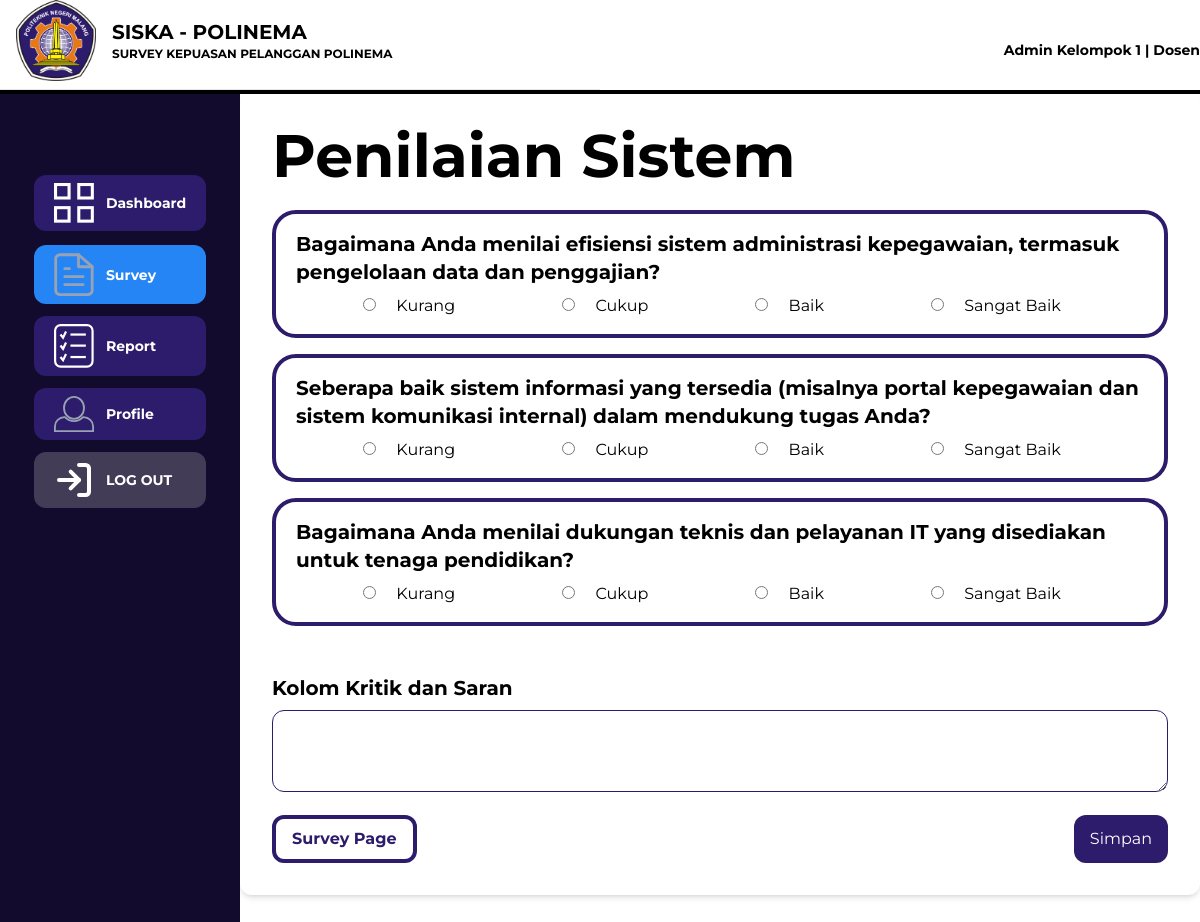
Screenshot of /tendik/penilaianSistem_Tendik.php (signed in) with the database file from the repository.
### tables this page shows
CREATE TABLE `m_survey_soal` (
  `id_soal` int(11) NOT NULL,
  `id_survey` int(11) DEFAULT NULL,
  `id_kategori` int(11) DEFAULT NULL,
  `no_urut` int(11) DEFAULT NULL,
  `soal_jenis` enum('pilihan') DEFAULT NULL,
  `soal_nama` varchar(500) DEFAULT NULL
);

### tendik/penilaianSistem_Tendik.php (the view, shortened to what this page needs)
<?php
include 'koneksi.php';
$sql = "SELECT s.id_soal, s.id_survey id_survey, k.kategori_nama, k.id_kategori id_kategori, soal_nama FROM m_survey_soal s LEFT JOIN m_kategori k ON s.id_kategori = k.id_kategori WHERE s.id_kategori = 3 && s.id_survey = 4;";
$result = mysqli_query($connect,$sql);
?>
<!DOCTYPE html>
<html lang="en">
<script src="https://cdn.tailwindcss.com"></script>
<body>
    <div class="grid grid-cols-2">
        <div class="left relative">
            <div class="flex items-center gap-4 mb-2 ps-4">
                <img src="../aset/lambang-polinema1.png" class="w-20" />
                <div>
                    <h1 class="font-bold text-xl">SISKA - POLINEMA</h1>
                    <p class="text-xs font-bold">SURVEY KEPUASAN PELANGGAN POLINEMA</p>
                </div>
            </div>
        </div>
        <div class="text-sm text-end mt-10">
            <h1><b><?=$_SESSION['nama']?> | <?=$_SESSION['user_type']?></b></h1>
        </div>
        <hr />
    </div>
    <hr class="border-2 border-black" />
    <div class="grid grid-cols-5 h-screen">
        <div class="left bg-[#130B2d] py-20 relative">
            <ul class="grid grid-rows-3 gap-3 text-center text-sm items-center justify-center">
                <li class="px-5 py-2 bg-[#2D1B6B] font-bold text-white rounded-xl">
                    <a class="flex items-center gap-3" href="dashboardTendik.php"><img src="../aset/dashSym.svg" class="w-10" /><span>Dashboard</span></a>
                </li>
                <li class="px-5 py-2 bg-[#2685F5] font-bold text-white rounded-xl">
                    <a class="flex items-center gap-3" href="surveyTendik.php"><img src="../aset/surveySym.svg" class="w-10" /><span>Survey</span></a>
                </li>
                <li class="px-5 py-2 bg-[#2D1B6B] font-bold text-white rounded-xl">
                    <a class="flex items-center gap-3" href="reportTendik.php"><img src="../aset/ReportSym.svg" class="w-10" /><span>Report</span></a>
                </li>
                <li class="px-5 py-2 bg-[#2D1B6B] font-bold text-white rounded-xl">
                    <a class="flex items-center gap-3" href="profileTendik.php"><img src="../aset/profileSym.svg" class="w-10" /><span>Profile</span></a>
                </li>
                <li class="px-5 py-2 bg-[#423C57] font-bold text-white rounded-xl">
                    <a class="flex items-center gap-3" href="../logout.php"><img src="../aset/Logout.svg" class="w-10" /><span>LOG OUT</span></a>
                </li>
            </ul>
        </div>
        <div class="col-span-4">
        <main class="col-span-4">
        <div class="bg-white p-8 rounded-xl shadow-md">
        <h1 class="text-6xl font-bold mb-6">Penilaian Sistem</h1>
        <form action = "submitProses_Tendik.php" method= "post">
            <div class="grid gap-4 col-span-4">
                <?php
                if ($result->num_rows > 0) {
                    while($row = $result->fetch_assoc()) {
                      ?>
                <div class="border rounded-3xl px-5 py-4 border-[#2D1B6B] border-4 w-full">
                    <h2 class="text-xl font-bold mb-2"><?=$row['soal_nama']?></h2>
                    <div class="flex justify-evenly gap-6 w-full">
                    <div>
                        <input type="radio" id="<?=$row['id_kategori'].'1'?>" name="<?=$row['id_soal']?>" value="kurang"  />
                        <label for="<?=$row['id_kategori'].'1'?>" class=" text-black py-2 px-4 rounded-xl">Kurang</label>
                    </div>
                    <div>
                        <input type="radio" id="<?=$row['id_kategori'].'2'?>" name="<?=$row['id_soal']?>" value="cukup" />
                        <label for="<?=$row['id_kategori'].'2'?>" class=" text-black py-2 px-4 rounded-xl">Cukup</label>
                    </div>
                    <div>
                        <input type="radio" id="<?=$row['id_kategori'].'3'?>" name="<?=$row['id_soal']?>" value="baik" />
                        <label for="<?=$row['id_kategori'].'3'?>" class=" text-black py-2 px-4 rounded-xl">Baik</label>
                    </div>
                    <div>
                        <input type="radio" id="<?=$row['id_kategori'].'4'?>" name="<?=$row['id_soal']?>" value="sangat baik" />
                        <label for="<?=$row['id_kategori'].'4'?>" class=" text-black py-2 px-4 rounded-xl">Sangat Baik</label>
                    </div>
                    </div>
                </div>
                <?php
                    }
                  } else {
                    echo "0 results";
                  }
                ?>
            <div class="mt-8">
                <h2 class="text-xl font-bold mb-2">Kolom Kritik dan Saran</h2>
                <textarea class="w-full p-4 rounded-xl border border-[#2D1B6B]" name="saran"></textarea>
            </div>
            <div>
            <div class="flex justify-between w-full">
            <button class="bg-white text-[#2D1B6B] border-[#2D1B6B] py-2 px-4 rounded-xl border-[#2D1B6B] border-4" type="back"><a href="surveyTendik.php"><b>Survey Page</b></a></button>
            <button class="end-content bg-[#2D1B6B] text-white py-2 px-4 rounded-xl" type="submit">Simpan</button>
            </div>
            </div>
        </form>
    </div>
</main>
        </div>
    </div>
</body>
</html>

### tendik/penilaianSistem_Tendik.php (style rules this page uses)
body { font-family: "Montserrat"; font-style: normal; font-weight: 400; }

### rows the page displays
m_survey_soal: soal_nama "Bagaimana Anda menilai efisiensi sistem administrasi kepegawaian, termasuk pengelolaan data dan penggajian?"
m_survey_soal: soal_nama "Seberapa baik sistem informasi yang tersedia (misalnya portal kepegawaian dan sistem komunikasi internal) dalam mendukung tugas Anda?"
m_survey_soal: soal_nama "Bagaimana Anda menilai dukungan teknis dan pelayanan IT yang disediakan untuk tenaga pendidikan?"

### other values shown
$_SESSION['nama'] "Admin Kelompok 1"
$_SESSION['user_type'] "Dosen"
